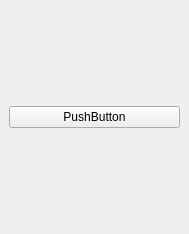
<?xml version="1.0" encoding="UTF-8"?>
<ui version="4.0">
 <class>mcrl2xi_qt_actions</class>
 <widget class="QDockWidget" name="mcrl2xi_qt_actions">
  <property name="geometry">
   <rect>
    <x>0</x>
    <y>0</y>
    <width>189</width>
    <height>234</height>
   </rect>
  </property>
  <property name="maximumSize">
   <size>
    <width>400</width>
    <height>400</height>
   </size>
  </property>
  <property name="floating">
   <bool>false</bool>
  </property>
  <property name="windowTitle">
   <string>Actions</string>
  </property>
  <widget class="QWidget" name="dockWidgetContents">
   <layout class="QVBoxLayout" name="verticalLayout">
    <item>
     <widget class="QPushButton" name="pushButton">
      <property name="text">
       <string>PushButton</string>
      </property>
     </widget>
    </item>
   </layout>
  </widget>
 </widget>
 <resources/>
 <connections/>
</ui>
